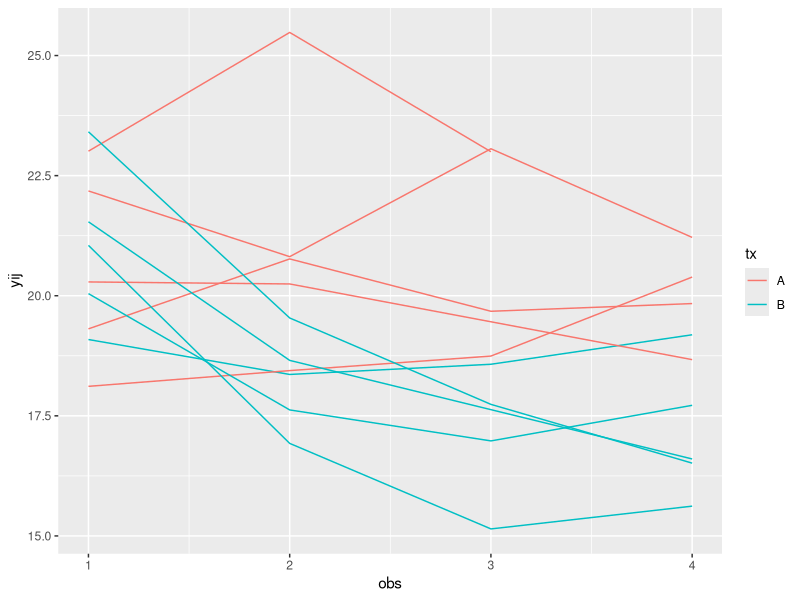
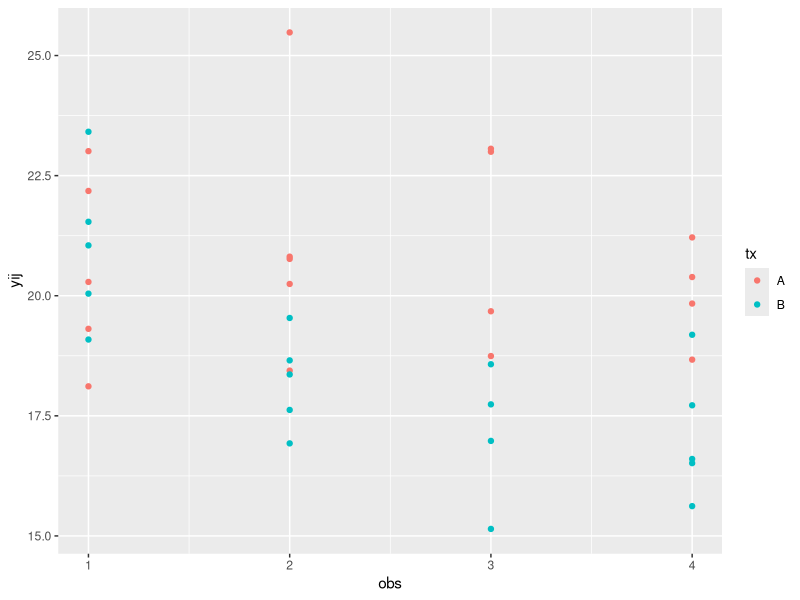
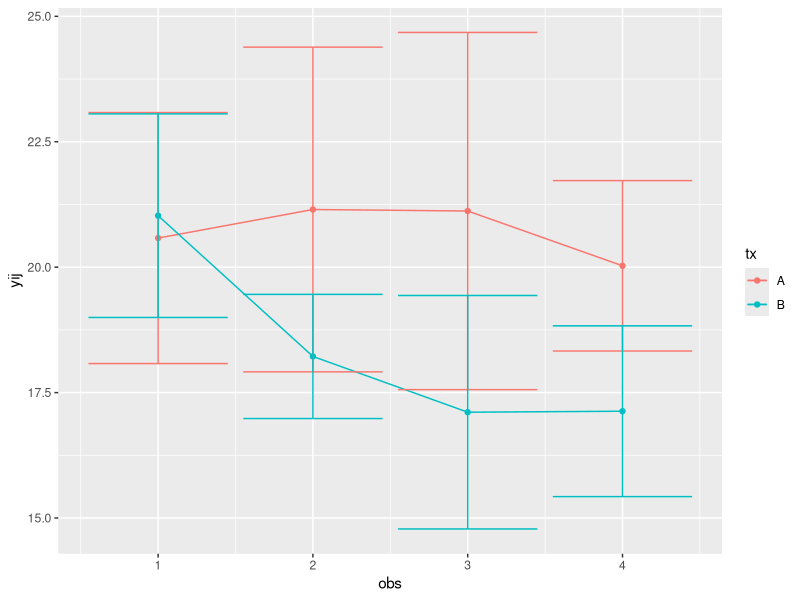

Here is the R script that generated these plots, in order:
#1
#produce data:
#######animal id (10) 5 in each treatments
#######treatments (A is control, B is treatment of a loss of weight by 30% linear relation)
#######measurements (4 timepoints, weight, r.v)
#average mouse weight = 9.3g - 31.8g, depending on age and gender, given constant nutrition.
#weight of mouse found via website "https://www.jax.org/jax-mice-and-services/strain-data-sheet-pages/body-weight-chart-000664"
#######with this data, we will use weight of males at 6weeks of age, giving us mu = 21.1g and sigma = 1.5, assuming mouse weight has normal dist.

####################################################################################################################################################################################################################################

#data made for control
library(MASS)
library(nlme)
set.seed(615)
n <- 5
beta01 <- 21.1
beta11 <- 0.01

ar.val <- .3

sigma <- 1.5
tau0  <- 0.5
tau1  <- 0.5
tau01 <- 0.5
m <- 5

p <- round(runif(n,4,m))

obs <- unlist(sapply(p, function(x) c(1, sort(sample(2:m, x-1, replace=FALSE)))))

dat1 <- data.frame(id=rep(1:n, times=p), obs=obs)

mu  <- c(0,0)
S   <- matrix(c(1, tau01, tau01, 1), nrow=2)
tau <- c(tau0, tau1)
S   <- diag(tau) %*% S %*% diag(tau)
U   <- mvrnorm(n, mu=mu, Sigma=S)

dat1$eij <- unlist(sapply(p, function(x) arima.sim(model=list(ar=ar.val), n=x) * sqrt(1-ar.val^2) * sigma))
dat1$yij <- (beta01 + rep(U[,1], times=p)) + (beta11 + rep(U[,2], times=p)) * log(dat1$obs) + dat1$eij

dat1 <- groupedData(yij ~ obs | id, data=dat1)

####################################################################################################################################################################################################################################

#data made for tx
set.seed(327)
n <- 5
beta02 <- 21.1
beta12 <- -3

ar.val <- .3

sigma <- 1.5
tau0  <- 0.5
tau1  <- 0.5
tau01 <- 0.5
m <- 5

p <- round(runif(n,4,m))

obs <- unlist(sapply(p, function(x) c(1, sort(sample(2:m, x-1, replace=FALSE)))))

dat2 <- data.frame(id=rep(1:n, times=p), obs=obs)

mu  <- c(0,0)
S   <- matrix(c(1, tau01, tau01, 1), nrow=2)
tau <- c(tau0, tau1)
S   <- diag(tau) %*% S %*% diag(tau)
U   <- mvrnorm(n, mu=mu, Sigma=S)

dat2$eij <- unlist(sapply(p, function(x) arima.sim(model=list(ar=ar.val), n=x) * sqrt(1-ar.val^2) * sigma))
dat2$yij <- (beta02 + rep(U[,1], times=p)) + (beta12 + rep(U[,2], times=p)) * log(dat2$obs) + dat2$eij

dat2 <- groupedData(yij ~ obs | id, data=dat2)

####################################################################################################################################################################################################################################

#additional columns for dataframe
mousedata <- rbind(dat1, dat2)
mousedata$tx <- c("A", "A", "A","A", "A", "A", "A", "A", "A", "A", "A", "A", "A", "A", "A", "A", "A", "A", "A", "A", "A", "A", "B", "B", "B", "B", "B", "B", "B", "B", "B", "B", "B", "B", "B", "B", "B", "B", "B", "B", "B", "B", "B", "B", "B", "B")
mousedata$mousenumber <- c("1", "1", "1", "1", "1","2", "2", "2", "2", "2", "3", "3", "3", "3", "4", "4", "4", "4", "5", "5", "5", "5", "6", "6", "6", "6", "6", "7", "7", "7", "7", "8", "8", "8", "8", "8", "9", "9", "9", "9", "9", "10", "10", "10", "10", "10")
newmousedata <- mousedata[ mousedata$obs != "5", , drop=FALSE]
newmousedata$trial <- c("1", "2", "3", "4", "1","2", "3", "4", "1", "2", "3", "1", "3", "4", "1", "2", "3", "4", "5", "6", "7", "8", "5", "6", "7", "5", "6", "7", "8", "5", "6", "7", "8", "5", "6", "7", "8")
newmousedata

####################################################################################################################################################################################################################################

library(ggplot2)
library(Hmisc)
graph1 <- ggplot(data = newmousedata, aes(x = obs, y = yij, group = mousenumber))

#spaghetti graph
graph1 + geom_line(aes(colour=tx))
#line graph
graph1 + geom_point(aes(colour=tx))

graph2 <- ggplot(data = newmousedata, aes(x = obs, y = yij, group = tx))
graph2 + stat_summary(fun.y = mean, geom = "point", aes(colour=tx)) + stat_summary(fun.y = mean, geom = "line", aes(colour=tx)) + stat_summary(fun.data = mean_cl_normal, geom = "errorbar", aes(colour=tx))

####################################################################################################################################################################################################################################

#table of averages and sd
#1-4 are control, 5-8 are tx
table <- aggregate( yij ~ trial, FUN=function(x) c(mn=mean(x), sd=sd(x)), data=newmousedata)
